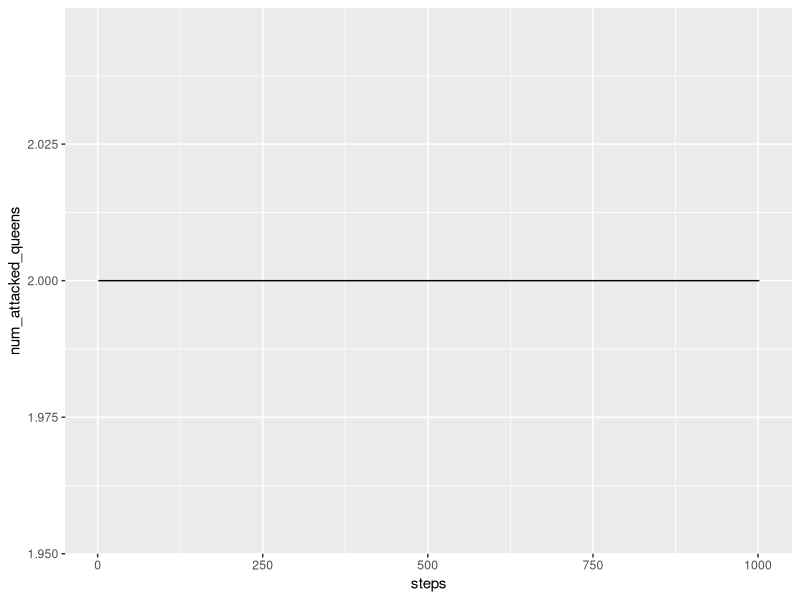
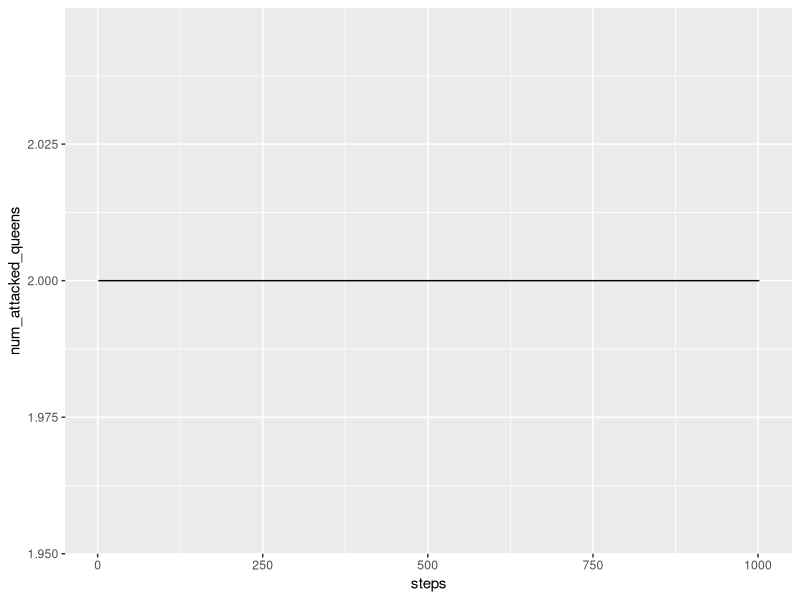
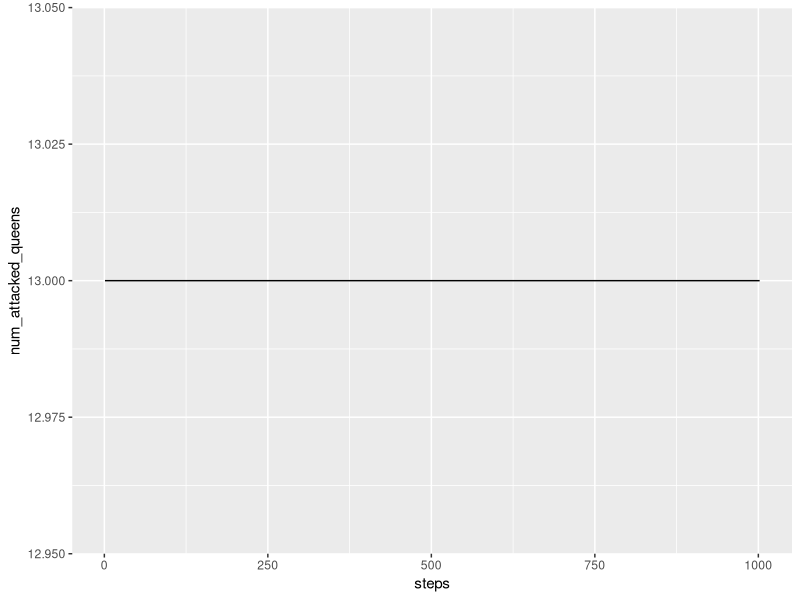
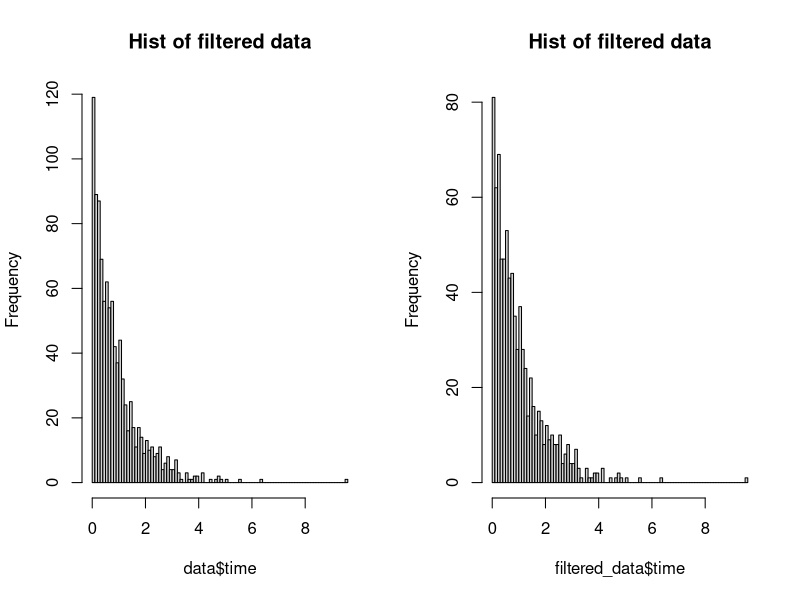
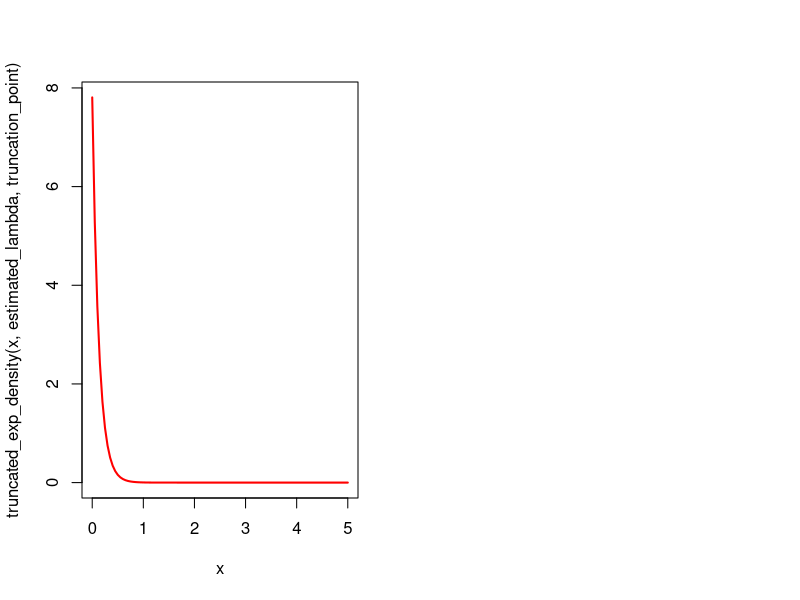

Reproduce these figures in R, in order.
## ---- chunk 1
########################## Init code for question 1 ############################
rm(list = ls())
library(ggplot2)
library(bitops)
set.seed(12345)

## ---- chunk 2
########################## Config Encoding Function 1.1 ############################
# First encoding: n pairs encoding
init_configuration_1 <- function(board_size = 8) {
  configuration <- data.frame(x = c(), y = c())
  queen_count <- 0
  for (i in 1:board_size) {
    for(j in 1:board_size) {
      isQueen <- sample(c(0, 1), 1)
      if (queen_count < board_size) {
        if (isQueen == 1){
          configuration <- rbind(configuration, c(i, j))
          queen_count <- queen_count + 1
        }
      }
    }
  }
  return(configuration)
}

# Second Encoding: binary encoding
# if board_size = 8, then the max n is 2^8 - 1 = 255
init_configuration_2 <- function(board_size = 8,max_try_count = 1000) {
  max_value <- 2^board_size - 1
  queen_count <- 0
  index <- 1
  configuration <- rep(0, board_size)
  max_try_count <- 1000
  while(queen_count < board_size && max_try_count > 0) {
    number <- sample(0:max_value, 1)
    
    new_queen <- sum(as.numeric(intToBits(number)))
    if (queen_count + new_queen <= board_size && new_queen == 1) {
      configuration[index] <- number
      index <- index + 1
      queen_count <- queen_count + new_queen
    }
    max_try_count <- max_try_count - 1
  }

  if(max_try_count == 0) {
    print("Error: cannot generate a configuration")
  }

  return(configuration)

}

# Third Encoding: vector position encoding
init_configuration_3 <- function(board_size = 8) {
  configuration <- sample(1:board_size, board_size)
  return(configuration)
}

# print board common function
print_board <- function(configuration, method = 1) {
  if(method == 1) {
    n <- dim(configuration)[1]
    config <- matrix(0, nrow = n, ncol = n)
    for (i in 1:n) {
      config[configuration[i, 1], configuration[i, 2]] <- 1
    }
  } else if (method == 2) {
    # convert the number vector to a matrix(binary encoding)
    n <- length(configuration)
    config <- matrix(0, nrow = n, ncol = n)
    for (i in 1:n) {
      number <- configuration[i]
      for (j in n:1) {
        config[i, j] <- number %% 2
        number <- number %/% 2
      }
    }
  } else {
    # method 3
    # convert a vector to a matrix(column encoding)
    n <- length(configuration)
    config <- matrix(0, nrow = n, ncol = n)
    for (i in 1:n) {
      config[i, configuration[i]] <- 1
    }
  } 

  n <- dim(config)[1]
  for(i in 1:n) {
    for(j in 1:n) {
      if(config[i, j] == 1) {
        if (j == 1) {
          cat("|Q|")
        }else if (j == n){
          cat("Q|", "\n")
        }else{
          cat("Q|")
        }
      } else {
        if (j == 1) {
          cat("|-|")
        }else if (j == n){
          cat("-|", "\n")
        }else{
          cat("-|")
        }
      }
    }
  }
}
## ---- chunk 3
##########################Sample Function Call ############################
board_size <- 8

# this p value shuld less equal than board_size/2
p_val <- 4

configuration <- init_configuration_1(board_size)
configuration
print_board(configuration, 1)

configuration <- init_configuration_2(board_size)
configuration
print_board(configuration, 2)

configuration <- init_configuration_3(board_size)
configuration
print_board(configuration, 3)
## ---- chunk 4
########################## Crossover Function ############################
crossover <- function(config1, config2, p = 4){
  ncol <- length(config1)
  child_config <- config1
  for(i in 1:(ncol-p)){
    child_config[p+i] = config2[i]
  }
  return(child_config)
}
## ---- chunk 5
########################## Mutate functions ############################

# (x,y) encoding, change y only
mutate1 <- function(config) {
  ncol <- length(config)
  mutated_config <- config
  queen_to_mutate <- sample(1:ncol, 1)
  new_position <- mutated_config[queen_to_mutate]
  new_y <- sample(1:ncol, 1)
  new_position[2] <- new_y
  mutated_config[queen_to_mutate] <- new_position
  return(mutated_config)
}

# (binary) encoding, change one bit randomly
mutate2 <- function(config) {
  ncol <- length(config)
  mutated_config <- config
  queen_to_mutate <- sample(1:ncol, 1)
  queen_integer <- mutated_config[queen_to_mutate]

  num_bits <- log2(queen_integer) %/% 1 + 1
  
  # Randomly select a bit position to flip
  bit_position <- sample(0:(num_bits - 1), 1)
  
  # Use bitwise XOR to flip the selected bit
  flipped_integer <- bitwXor(queen_integer, 2^bit_position)
  
  return(flipped_integer)
}


# (col location) encoding, change col number only
mutate3 <- function(config) {
  ncol <- length(config)
  mutated_config <- config
  queen_to_mutate <- sample(1:ncol, 1)
  mutated_config[queen_to_mutate] <- sample(1:ncol, 1)
  return(mutated_config)
}
## ---- chunk 6
########################## Common Function ############################
# common functions for fitness function
# check attack between queen position
is_attack <- function(queen1, queen2) {
  return(
    queen1[1] == queen2[1] || queen1[2] == queen2[2] || 
    abs(queen1[1] - queen2[1]) == abs(queen1[2] - queen2[2])
  )
}

# find the queen position in a binary string
find_set_bits_indices <- function(n,board_size) {
  bit_vector <- rev(intToBits(n)[1:board_size])
  bit_indice <- 0
  for(i in 1:length(bit_vector)){
    if (bit_vector[i] == 1){
      bit_indice <- i
      break
    }
  }
  return(bit_indice)
}


########################## Fitness Function ############################
# encoding (X,Y) represent the position of the queen
fitness1 <- function(config) {
   return(fitness(config))
}

# encoding (X) represent a number whose binary string shows 
# the position of the queen in the current row

fitness2 <- function(config) {
  new_config <- data.frame(x = c(), y = c())
  row_number <- length(config)
  for(i in 1:row_number){
    number <- config[i]
    queen_pos <- find_set_bits_indices(number,row_number)
    new_config <- rbind(new_config, c(i,config[i]))
  }
  return(fitness(new_config))
}

fitness3 <- function(config) {
  new_config <- data.frame(x = c(), y = c())
  queen_num <- length(config)
  for(i in 1:queen_num){
    new_config <- rbind(new_config, c(i,config[i]))
  }
  return(fitness(new_config))
}

# our fitness function to handle all the encodings, other encodings will be 
# converted to this encoding.(X,Y) Location Encoding 

# check whole config is valid or not and return 
# attacked queens number and unattacked queens number
fitness <- function(config) {
  queen_num <- nrow(config)
  attacked_queens <- c()

  for (i in 1:(queen_num - 1)) {
    for (j in (i + 1):queen_num) {
      if (is_attack(config[i,], config[j,])) {
        attacked_queens <- c(attacked_queens, i, j)
      }
    }
  }
  
  unattacked_queens <- setdiff(1:queen_num, unique(attacked_queens))
  num_unattacked_queens <- length(unattacked_queens)
  valid <- (length(unique(attacked_queens)) == 0)

  return(list(valid = valid,
              num_unattacked_queens = num_unattacked_queens, 
              num_attacked_queens = queen_num - num_unattacked_queens))
}

# (x,y) pair encoding
init_configuration_1 <- function(board_size = 8) {
  configuration <- data.frame(x = c(), y = c())
  queen_count <- 0
  for (i in 1:board_size) {
    for(j in 1:board_size) {
      isQueen <- sample(c(0, 1), 1)
      if (queen_count < board_size) {
        if (isQueen == 1){
          configuration <- rbind(configuration, c(i, j))
          queen_count <- queen_count + 1
        }
      }
    }
  }
  return(configuration)
}

# Sample Call

#board_size <- 8

# this p value shuld less equal than board_size/2
#p_val <- 4

#configuration <- init_configuration_1(board_size)
#configuration
#print_board(configuration, 1)
#fitness1(configuration)

#configuration <- init_configuration_2(board_size)
#configuration
#print_board(configuration, 2)
#fitness2(configuration)

#configuration <- init_configuration_3(board_size)
#configuration
#print_board(configuration, 3)
#fitness3(configuration)
## ---- chunk 7
#####################   genetic_algorithm  ###################################
genetic_algorithm <- function(method = 1,board_size=8){
  if (method == 1){
    configuration_1 <- init_configuration_1(board_size)
    val_1 <- fitness1(configuration_1)
  } else if (method == 2){
    configuration_1 <- init_configuration_2(board_size)
    val_1 <- fitness2(configuration_1)
  }else{
    configuration_1 <- init_configuration_3(board_size)
    val_1 <- fitness3(configuration_1)
  }

  configuration_2 <- NULL

  max_steps <- 1000
  steps <- 0

  num_attacked_queens_vector <- c(val_1$num_attacked_queens)

  while(val_1$num_attacked_queens != 0 && steps <= max_steps ) {

    if (is.null(configuration_2)){
      if (method == 1){
        configuration_2 <- init_configuration_1(board_size)    
        val_2 <- fitness1(configuration_2)
      }else if(method == 2){
        configuration_2 <- init_configuration_2(board_size)    
        val_2 <- fitness2(configuration_2)
      }else{
        configuration_2 <- init_configuration_3(board_size)    
        val_2 <- fitness3(configuration_2)
      }
    }
    
    # cross over
    child_config <- crossover(configuration_1, 
                              configuration_2,  
                              p = p_val)
  
    # mutate
    if (method == 1){
      mutated_config <- mutate1(child_config)
      val_child <- fitness1(mutated_config)

    } else if (method == 2){
      mutated_config <- mutate2(child_config)
      val_child <- fitness2(mutated_config)
    } else {
      mutated_config <- mutate3(child_config)
      val_child <- fitness3(mutated_config)
    }
        
    configs <- c(1,2,3)
    num_attacked_queens <- c(val_1$num_attacked_queens,
                      val_2$num_attacked_queens,
                      val_child$num_attacked_queens)
    df <- data.frame(config = configs, 
                    num_attacked_queens = num_attacked_queens)

    custom_order <- order(df$num_attacked_queens)
    sorted_df <- df[custom_order, ]
    
    # choose minial 2 values
    if (sorted_df$config[1] == 1){
      configuration_1 <- configuration_1
      val_1 <- val_1
    }else if(sorted_df$config[1] == 2){
      configuration_1 <- configuration_2
      val_1 <- val_2
    }else {
      configuration_1 <- mutated_config
      val_1 <- val_child
    }

    if (sorted_df$config[2] == 1){
      configuration_2 <- configuration_1
      val_2 <- val_1
    }else if(sorted_df$config[2] == 2){
      configuration_2 <- configuration_2
      val_2 <- val_2
    }else {
      configuration_2 <- mutated_config
      val_2 <- val_child
    }

    num_attacked_queens_vector <- c(num_attacked_queens_vector,val_1$num_attacked_queens)
    steps <- steps + 1
    
  }

  # print the queen position if found the solution
  if (val_1$num_attacked_queens == 0){
    print_board(configuration_1, 3)
  }else{
    print("not found the solution")
  }

  df <- data.frame(steps = 1:length(num_attacked_queens_vector),
                    num_attacked_queens = num_attacked_queens_vector)
  ggplot(data=df, aes(x = steps, y = num_attacked_queens)) + geom_line()

}
## ---- chunk 8
p_val <- 2
genetic_algorithm(method=3,board_size=4)
p_val <- 4
genetic_algorithm(method=3,board_size=8)
p_val <- 8
genetic_algorithm(method=3,board_size=16)
## ---- chunk 9
########################## Init code for question 1 ############################
rm(list = ls())
library(ggplot2)
set.seed(12345)
## ---- chunk 10
################################## (2.1) #######################################
# Load data
data <- read.csv("censoredproc.csv", 
                sep = ";", header = TRUE)
# We will filter out the left-censored data which cens=2
filtered_data <- data[data$cens ==1,]
layout(matrix(c(1:2), 1, 2))
# plot the data
hist(data$time, breaks = 100, main="Hist of filtered data")
# plot the filtered data
hist(filtered_data$time, breaks = 100, main="Hist of filtered data")
## ---- chunk 11
estep <- function(lambda, x, c) {
  return(lambda / c * exp(-lambda * x))
}

# Function to compute the M-step
mstep <- function(lambda, x, c) {
  return(sum(x) / sum(c * exp(-lambda * x)))
}

# EM algorithm
em_algorithm <- function(initial_lambda, observed_data, truncation_point, max_iter = 100, tol = 0.001) {
  lambda_current <- initial_lambda
  
  for (iter in 1:max_iter) {
    # E-step
    expected_values <- estep(lambda_current, observed_data, truncation_point)
    
    # M-step
    lambda_next <- mstep(lambda_current, observed_data, expected_values)
    
    # Check for convergence
    if (abs(lambda_next - lambda_current) < tol) {
      break
    }
    
    # Update lambda for the next iteration
    lambda_current <- lambda_next
  }
  
  return(list(lambda = lambda_current, iterations = iter))
}

set.seed(12345)
truncation_point <- 2

# Initial guess for lambda
initial_lambda <- 100

# Run EM algorithm
result <- em_algorithm(initial_lambda, filtered_data, truncation_point)

# Print the result
cat("Estimated lambda:", result$lambda, "\n")
cat("Number of iterations:", result$iterations, "\n")
## ---- chunk 12

estimated_lambda <- result$lambda

truncated_exp_density <- function(x, lambda, c) {
  return(lambda * exp(-lambda * x) / (1 - exp(-lambda * c)))
}

x_values <- seq(0, 5, length.out = 100)
curve(truncated_exp_density(x, estimated_lambda, truncation_point), col = "red", lwd = 2, add = FALSE, from = 0, to = 5)
## ---- chunk 13

# Function to calculate MLE for truncated exponential distribution
mle_truncated_exp <- function(data, c) {
  n <- length(data)
  lambda_hat <- n / sum(data)
  return(lambda_hat)
}

# Function to generate bootstrap samples
generate_bootstrap_samples <- function(data, num_bootstrap) {
  bootstrap_samples <- vector("list", length = num_bootstrap)
  for (i in 1:num_bootstrap) {
    bootstrap_samples[[i]] <- sample(data, replace = TRUE)
  }
  return(bootstrap_samples)
}

# Function to perform MLE and parametric bootstrap
perform_bootstrap <- function(observed_data, truncation_point, num_bootstrap) {
  # MLE for original data
  lambda_hat_original <- mle_truncated_exp(observed_data, truncation_point)
  
  # Generate bootstrap samples
  bootstrap_samples <- generate_bootstrap_samples(observed_data, num_bootstrap)
  
  # Perform MLE for each bootstrap sample
  lambda_hat_bootstrap <- sapply(bootstrap_samples, function(bootstrap_sample) {
    mle_truncated_exp(bootstrap_sample, truncation_point)
  })
  
  return(list(lambda_hat_original = lambda_hat_original, lambda_hat_bootstrap = lambda_hat_bootstrap))
}

# Set the number of bootstrap samples
num_bootstrap <- 1000

# Perform MLE and parametric bootstrap
bootstrap_results <- perform_bootstrap(filtered_data, truncation_point, num_bootstrap)

# Print the results
cat("Original MLE Estimate:", bootstrap_results$lambda_hat_original, "\n")
cat("Mean of Bootstrap Estimates:", mean(bootstrap_results$lambda_hat_bootstrap), "\n")
